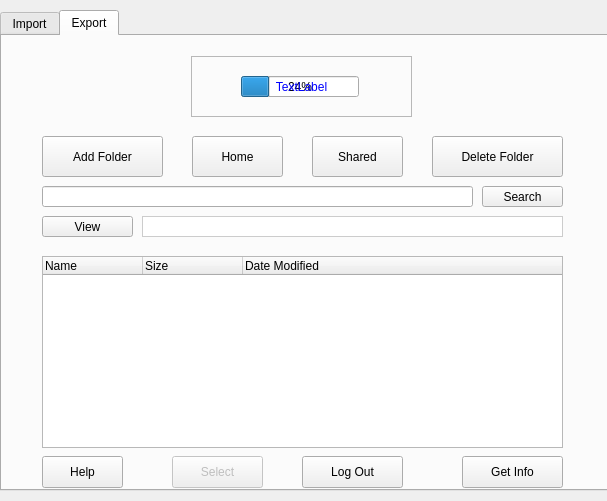
<?xml version="1.0" encoding="UTF-8"?>
<ui version="4.0">
 <class>Dialog</class>
 <widget class="QDialog" name="Dialog">
  <property name="geometry">
   <rect>
    <x>0</x>
    <y>0</y>
    <width>607</width>
    <height>501</height>
   </rect>
  </property>
  <property name="windowTitle">
   <string>iRods: v3.1</string>
  </property>
  <widget class="QTabWidget" name="tabWidget">
   <property name="enabled">
    <bool>true</bool>
   </property>
   <property name="geometry">
    <rect>
     <x>0</x>
     <y>10</y>
     <width>611</width>
     <height>481</height>
    </rect>
   </property>
   <property name="currentIndex">
    <number>1</number>
   </property>
   <widget class="QWidget" name="imtab">
    <property name="enabled">
     <bool>true</bool>
    </property>
    <attribute name="title">
     <string>Import</string>
    </attribute>
    <widget class="QPushButton" name="upload_i">
     <property name="enabled">
      <bool>false</bool>
     </property>
     <property name="geometry">
      <rect>
       <x>170</x>
       <y>420</y>
       <width>91</width>
       <height>32</height>
      </rect>
     </property>
     <property name="text">
      <string>Import</string>
     </property>
    </widget>
    <widget class="QPushButton" name="logout_i">
     <property name="geometry">
      <rect>
       <x>300</x>
       <y>420</y>
       <width>101</width>
       <height>32</height>
      </rect>
     </property>
     <property name="text">
      <string>Log Out</string>
     </property>
    </widget>
    <widget class="QLineEdit" name="datastore_i">
     <property name="geometry">
      <rect>
       <x>140</x>
       <y>180</y>
       <width>421</width>
       <height>21</height>
      </rect>
     </property>
     <property name="styleSheet">
      <string notr="true">border:1px solid #ccc;

</string>
     </property>
     <property name="text">
      <string/>
     </property>
    </widget>
    <widget class="QLineEdit" name="search_i">
     <property name="geometry">
      <rect>
       <x>40</x>
       <y>150</y>
       <width>431</width>
       <height>21</height>
      </rect>
     </property>
    </widget>
    <widget class="QPushButton" name="search_button_i">
     <property name="geometry">
      <rect>
       <x>480</x>
       <y>150</y>
       <width>81</width>
       <height>21</height>
      </rect>
     </property>
     <property name="text">
      <string>Search</string>
     </property>
    </widget>
    <widget class="QTreeWidget" name="import_tab">
     <property name="geometry">
      <rect>
       <x>40</x>
       <y>220</y>
       <width>521</width>
       <height>192</height>
      </rect>
     </property>
     <attribute name="headerDefaultSectionSize">
      <number>100</number>
     </attribute>
     <column>
      <property name="text">
       <string>Name</string>
      </property>
     </column>
     <column>
      <property name="text">
       <string>Size</string>
      </property>
     </column>
     <column>
      <property name="text">
       <string>Date Modified</string>
      </property>
     </column>
    </widget>
    <widget class="QPushButton" name="help">
     <property name="geometry">
      <rect>
       <x>40</x>
       <y>420</y>
       <width>81</width>
       <height>32</height>
      </rect>
     </property>
     <property name="text">
      <string>Help</string>
     </property>
    </widget>
    <widget class="QPushButton" name="home_url">
     <property name="geometry">
      <rect>
       <x>190</x>
       <y>100</y>
       <width>91</width>
       <height>41</height>
      </rect>
     </property>
     <property name="autoFillBackground">
      <bool>false</bool>
     </property>
     <property name="text">
      <string>Home</string>
     </property>
     <property name="icon">
      <iconset>
       <normaloff>../../../../../../plugins/irods_qgis/home.png</normaloff>../../../../../../plugins/irods_qgis/home.png</iconset>
     </property>
    </widget>
    <widget class="QPushButton" name="shared_url">
     <property name="geometry">
      <rect>
       <x>310</x>
       <y>100</y>
       <width>91</width>
       <height>41</height>
      </rect>
     </property>
     <property name="text">
      <string>Shared</string>
     </property>
     <property name="icon">
      <iconset>
       <normaloff>globe_disconnected.png</normaloff>globe_disconnected.png</iconset>
     </property>
    </widget>
    <widget class="QPushButton" name="get_info_i">
     <property name="geometry">
      <rect>
       <x>460</x>
       <y>420</y>
       <width>101</width>
       <height>32</height>
      </rect>
     </property>
     <property name="text">
      <string>Get Info</string>
     </property>
    </widget>
    <widget class="QFrame" name="frame">
     <property name="geometry">
      <rect>
       <x>189</x>
       <y>20</y>
       <width>221</width>
       <height>61</height>
      </rect>
     </property>
     <property name="frameShape">
      <enum>QFrame::StyledPanel</enum>
     </property>
     <property name="frameShadow">
      <enum>QFrame::Raised</enum>
     </property>
     <widget class="QProgressBar" name="progressBar">
      <property name="geometry">
       <rect>
        <x>50</x>
        <y>20</y>
        <width>118</width>
        <height>21</height>
       </rect>
      </property>
      <property name="value">
       <number>24</number>
      </property>
     </widget>
     <widget class="QLabel" name="prog_label">
      <property name="geometry">
       <rect>
        <x>-2</x>
        <y>10</y>
        <width>221</width>
        <height>41</height>
       </rect>
      </property>
      <property name="styleSheet">
       <string notr="true">color:blue;</string>
      </property>
      <property name="text">
       <string>TextLabel</string>
      </property>
      <property name="alignment">
       <set>Qt::AlignCenter</set>
      </property>
     </widget>
    </widget>
    <widget class="QPushButton" name="add_folder">
     <property name="geometry">
      <rect>
       <x>40</x>
       <y>100</y>
       <width>121</width>
       <height>41</height>
      </rect>
     </property>
     <property name="text">
      <string>Add Folder</string>
     </property>
     <property name="icon">
      <iconset>
       <normaloff>:/plugins/irods_qgis/add_folder.png</normaloff>:/plugins/irods_qgis/add_folder.png</iconset>
     </property>
    </widget>
    <widget class="QPushButton" name="delete_2">
     <property name="geometry">
      <rect>
       <x>430</x>
       <y>100</y>
       <width>131</width>
       <height>41</height>
      </rect>
     </property>
     <property name="text">
      <string>Delete Folder</string>
     </property>
     <property name="icon">
      <iconset>
       <normaloff>delete.png</normaloff>delete.png</iconset>
     </property>
    </widget>
    <widget class="QPushButton" name="view_i">
     <property name="geometry">
      <rect>
       <x>40</x>
       <y>180</y>
       <width>91</width>
       <height>21</height>
      </rect>
     </property>
     <property name="text">
      <string>View</string>
     </property>
    </widget>
   </widget>
   <widget class="QWidget" name="extab">
    <attribute name="title">
     <string>Export</string>
    </attribute>
    <widget class="QLineEdit" name="search_e">
     <property name="geometry">
      <rect>
       <x>40</x>
       <y>150</y>
       <width>431</width>
       <height>21</height>
      </rect>
     </property>
    </widget>
    <widget class="QPushButton" name="search_button_e">
     <property name="geometry">
      <rect>
       <x>480</x>
       <y>150</y>
       <width>81</width>
       <height>21</height>
      </rect>
     </property>
     <property name="text">
      <string>Search</string>
     </property>
    </widget>
    <widget class="QLineEdit" name="datastore_e">
     <property name="geometry">
      <rect>
       <x>140</x>
       <y>180</y>
       <width>421</width>
       <height>21</height>
      </rect>
     </property>
     <property name="styleSheet">
      <string notr="true">border:1px solid #ccc;

</string>
     </property>
     <property name="text">
      <string/>
     </property>
    </widget>
    <widget class="QTreeWidget" name="export_tab">
     <property name="geometry">
      <rect>
       <x>40</x>
       <y>220</y>
       <width>521</width>
       <height>192</height>
      </rect>
     </property>
     <column>
      <property name="text">
       <string>Name</string>
      </property>
     </column>
     <column>
      <property name="text">
       <string>Size</string>
      </property>
     </column>
     <column>
      <property name="text">
       <string>Date Modified</string>
      </property>
     </column>
    </widget>
    <widget class="QPushButton" name="upload_e">
     <property name="enabled">
      <bool>false</bool>
     </property>
     <property name="geometry">
      <rect>
       <x>170</x>
       <y>420</y>
       <width>91</width>
       <height>32</height>
      </rect>
     </property>
     <property name="text">
      <string>Select</string>
     </property>
    </widget>
    <widget class="QPushButton" name="logout_e">
     <property name="geometry">
      <rect>
       <x>300</x>
       <y>420</y>
       <width>101</width>
       <height>32</height>
      </rect>
     </property>
     <property name="text">
      <string>Log Out</string>
     </property>
    </widget>
    <widget class="QPushButton" name="help_2">
     <property name="geometry">
      <rect>
       <x>40</x>
       <y>420</y>
       <width>81</width>
       <height>32</height>
      </rect>
     </property>
     <property name="text">
      <string>Help</string>
     </property>
    </widget>
    <widget class="QPushButton" name="get_info_e">
     <property name="geometry">
      <rect>
       <x>460</x>
       <y>420</y>
       <width>101</width>
       <height>32</height>
      </rect>
     </property>
     <property name="text">
      <string>Get Info</string>
     </property>
    </widget>
    <widget class="QPushButton" name="add_folder1">
     <property name="geometry">
      <rect>
       <x>40</x>
       <y>100</y>
       <width>121</width>
       <height>41</height>
      </rect>
     </property>
     <property name="text">
      <string>Add Folder</string>
     </property>
     <property name="icon">
      <iconset>
       <normaloff>add_folder.png</normaloff>add_folder.png</iconset>
     </property>
    </widget>
    <widget class="QFrame" name="frame_2">
     <property name="geometry">
      <rect>
       <x>189</x>
       <y>20</y>
       <width>221</width>
       <height>61</height>
      </rect>
     </property>
     <property name="frameShape">
      <enum>QFrame::StyledPanel</enum>
     </property>
     <property name="frameShadow">
      <enum>QFrame::Raised</enum>
     </property>
     <widget class="QProgressBar" name="progressBar_2">
      <property name="geometry">
       <rect>
        <x>50</x>
        <y>20</y>
        <width>118</width>
        <height>21</height>
       </rect>
      </property>
      <property name="value">
       <number>24</number>
      </property>
     </widget>
     <widget class="QLabel" name="prog_label2">
      <property name="geometry">
       <rect>
        <x>0</x>
        <y>10</y>
        <width>221</width>
        <height>41</height>
       </rect>
      </property>
      <property name="styleSheet">
       <string notr="true">color:blue;</string>
      </property>
      <property name="text">
       <string>TextLabel</string>
      </property>
      <property name="alignment">
       <set>Qt::AlignCenter</set>
      </property>
     </widget>
    </widget>
    <widget class="QPushButton" name="home_url_2">
     <property name="geometry">
      <rect>
       <x>190</x>
       <y>100</y>
       <width>91</width>
       <height>41</height>
      </rect>
     </property>
     <property name="autoFillBackground">
      <bool>false</bool>
     </property>
     <property name="text">
      <string>Home</string>
     </property>
     <property name="icon">
      <iconset>
       <normaloff>home.png</normaloff>home.png</iconset>
     </property>
    </widget>
    <widget class="QPushButton" name="shared_url_2">
     <property name="geometry">
      <rect>
       <x>310</x>
       <y>100</y>
       <width>91</width>
       <height>41</height>
      </rect>
     </property>
     <property name="text">
      <string>Shared</string>
     </property>
     <property name="icon">
      <iconset>
       <normaloff>globe_disconnected.png</normaloff>globe_disconnected.png</iconset>
     </property>
    </widget>
    <widget class="QPushButton" name="delete_3">
     <property name="geometry">
      <rect>
       <x>430</x>
       <y>100</y>
       <width>131</width>
       <height>41</height>
      </rect>
     </property>
     <property name="text">
      <string>Delete Folder</string>
     </property>
     <property name="icon">
      <iconset>
       <normaloff>delete.png</normaloff>delete.png</iconset>
     </property>
    </widget>
    <widget class="QPushButton" name="view_e">
     <property name="geometry">
      <rect>
       <x>40</x>
       <y>180</y>
       <width>91</width>
       <height>21</height>
      </rect>
     </property>
     <property name="text">
      <string>View</string>
     </property>
    </widget>
   </widget>
  </widget>
 </widget>
 <layoutdefault spacing="6" margin="11"/>
 <resources/>
 <connections/>
</ui>
